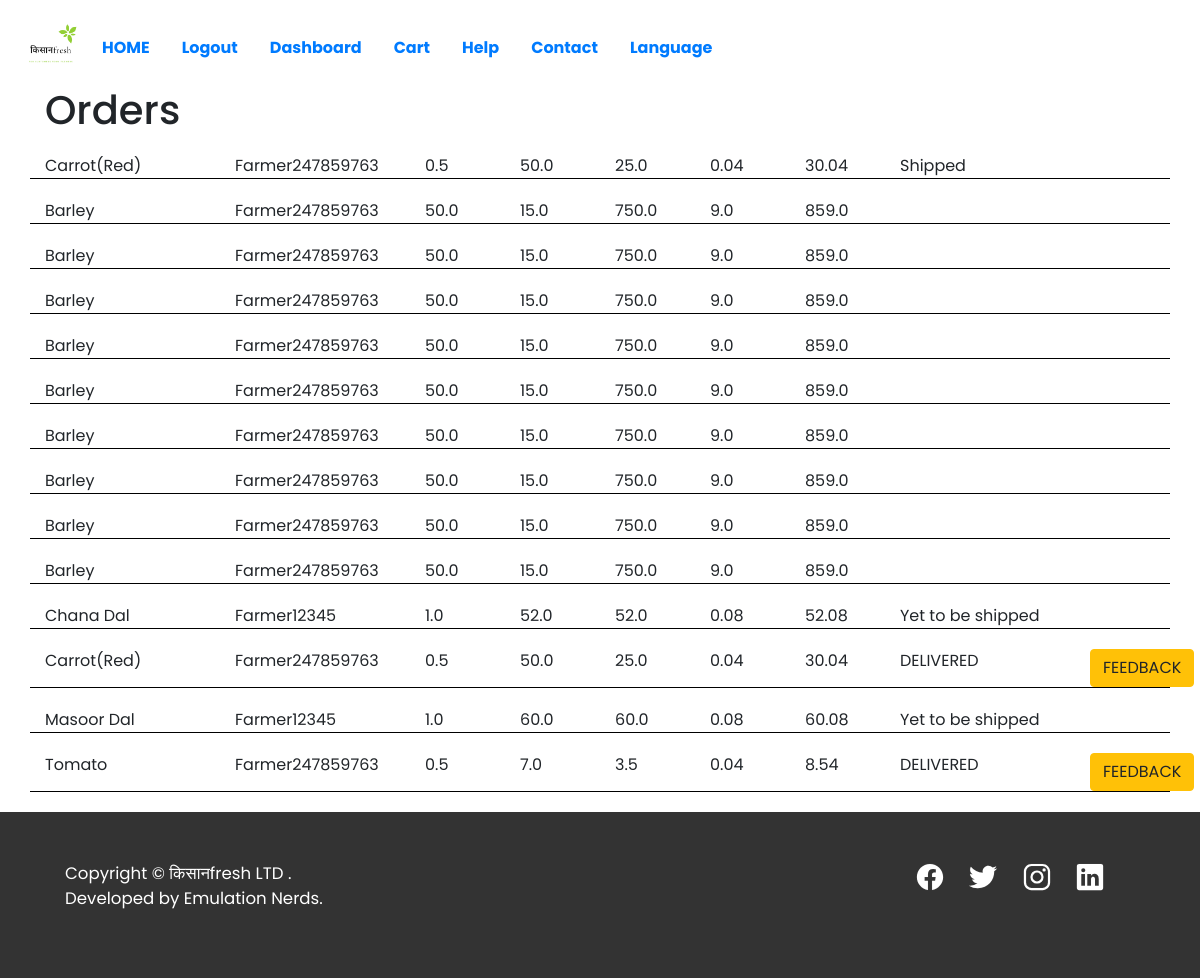
Screenshot of /dashboard/ (signed in) with the database file from the repository.
### CommodityApp/models.py (models this page shows, shortened)
class Order(models.Model):
    seller = models.CharField(max_length=100)
    buyer = models.CharField(max_length=100)
    amount = models.FloatField(default=0.0)
    ordercode = models.CharField(max_length=100,default="")
    breed=models.CharField(max_length=200,default=' ')
    name = models.CharField(max_length=200)
    type_choices = (
        ('FRUIT','Fruit'),
        ('VEGIES','Vegetables'),
        ('PULSES','Pulses'),
        ('CEREAL','Cereal'),
        ('OTHERS','Others')
    )
    type = models.CharField(max_length=100,choices=type_choices)
    comcode = models.CharField(max_length=100,default="")
    price = models.FloatField(default=0.0)
    RETAIL = 'RT'
    BULK = 'BL'
    ORDERTYPE_CHOICES = (
    (RETAIL,'Retail'),
    (BULK,'Bulk'),
    )
    bill = models.FloatField(default=0.0)
    tax = models.FloatField(default=0.0)
    deliveryprice = models.FloatField(default=0.0)
    total = models.FloatField(default=0.0)
    ordertype = models.CharField(max_length=2 ,choices=ORDERTYPE_CHOICES)
    couriername = models.CharField(max_length=100,default="")
    deliveryboy = models.CharField(max_length=100,default="")
    truckname = models.CharField(max_length=100,default="")
    orderstatus = models.CharField(max_length=20,choices=(
    ("Yet to be shipped",'Yet to be shipped'),
    ("On the way",'On the way'),
    ("Shipped",'Shipped'),
    ("Delivered",'Delivered'),
    ),default="")
    expecteddate = models.DateField(auto_now=True)

### CommodityApp/views.py (the view, shortened to what this page needs)
# urls.py: path('dashboard/',views.Dashboard,name='dashboard'),
@login_required
def Dashboard(request):
    a = UserType.objects.filter(username = request.user.username)
    response={}
    if(a):
        for i in a:
            if(i.usertype == "FR"):
                abc = Farmer.objects.filter(username_id=request.user)
                if(abc):
                    a = Commodities.objects.filter(username_id=request.user)
                    d = {'commodities':a}
                    b = Order.objects.filter(seller=request.user.username)
                    e = {'orderforyou':b}
                    c = Order.objects.filter(buyer=request.user.username)
                    f = {'yourorder':c}
                    response = {**d,**e,**f}
                    return render(request,'dashboard.html',response)

### templates/dashboard.html (shortened to what this page needs)
{% extends 'index.html' %}
{% block content %}
<div class="container">
  <h1>Orders</h1>
{% for i in yourorder %}
<div class="row" style="margin-top:20px;margin-bottom:20px;border-bottom:1px solid #000">
  <div class="col-md-2">
    {{i.name}}
  </div>
  <div class="col-md-2">
    {{i.seller}}
  </div>
  <div class="col-md-1">
    {{i.amount}}
  </div>
  <div class="col-md-1">
    {{i.price}}
  </div>
  <div class="col-md-1">
    {{i.bill}}
  </div>
  <div class="col-md-1">
    {{i.tax}}
  </div>
  <div class="col-md-1">
    {{i.total}}
  </div>
  <div class="col-md-2">
    {{i.orderstatus}}
  </div>
  <div class="col-md-1">
    {% if i.orderstatus == "DELIVERED" %}
    <a href="/feedback/{{i.comcode}}" class="btn btn-warning">FEEDBACK</a>
    {% endif %}
  </div>
</div>
{% endfor %}
</div>
{% endblock %}

### static/css/style.css (style rules this page uses)
body { font-family: 'Poppins', sans-serif; }

### rows the page displays
Order: name "Carrot(Red)", seller "Farmer247859763", amount "0.5", price "50.0", bill "25.0", tax "0.04", total "30.04", orderstatus "Shipped"
Order: name "Barley", seller "Farmer247859763", amount "50.0", price "15.0", bill "750.0", tax "9.0", total "859.0"
Order: name "Barley", seller "Farmer247859763", amount "50.0", price "15.0", bill "750.0", tax "9.0", total "859.0"
Order: name "Barley", seller "Farmer247859763", amount "50.0", price "15.0", bill "750.0", tax "9.0", total "859.0"
Order: name "Barley", seller "Farmer247859763", amount "50.0", price "15.0", bill "750.0", tax "9.0", total "859.0"
Order: name "Barley", seller "Farmer247859763", amount "50.0", price "15.0", bill "750.0", tax "9.0", total "859.0"
Order: name "Barley", seller "Farmer247859763", amount "50.0", price "15.0", bill "750.0", tax "9.0", total "859.0"
Order: name "Barley", seller "Farmer247859763", amount "50.0", price "15.0", bill "750.0", tax "9.0", total "859.0"
Order: name "Barley", seller "Farmer247859763", amount "50.0", price "15.0", bill "750.0", tax "9.0", total "859.0"
Order: name "Barley", seller "Farmer247859763", amount "50.0", price "15.0", bill "750.0", tax "9.0", total "859.0"
Order: name "Chana Dal", seller "Farmer12345", amount "1.0", price "52.0", bill "52.0", tax "0.08", total "52.08", orderstatus "Yet to be shipped"
Order: name "Carrot(Red)", seller "Farmer247859763", amount "0.5", price "50.0", bill "25.0", tax "0.04", total "30.04", orderstatus "DELIVERED"
Order: name "Masoor Dal", seller "Farmer12345", amount "1.0", price "60.0", bill "60.0", tax "0.08", total "60.08", orderstatus "Yet to be shipped"
Order: name "Tomato", seller "Farmer247859763", amount "0.5", price "7.0", bill "3.5", tax "0.04", total "8.54", orderstatus "DELIVERED"
